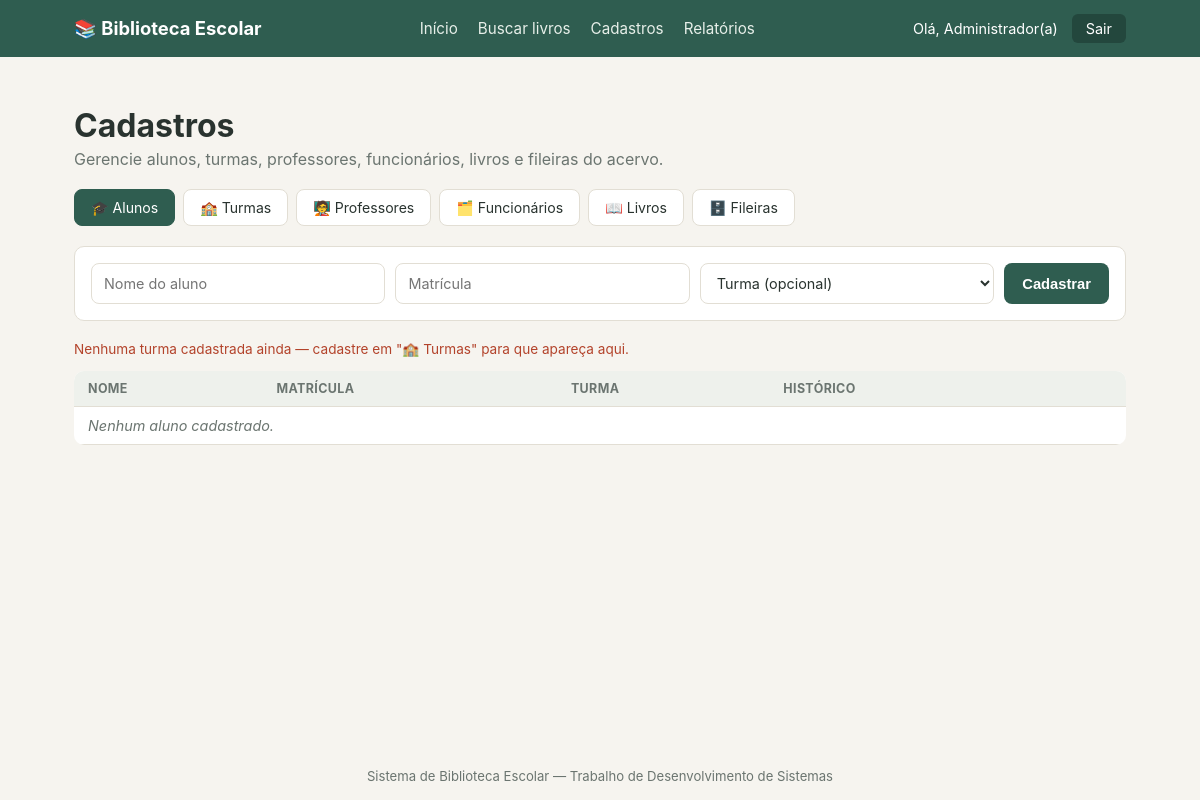
Before: /cadastro (signed in) with the older database file.
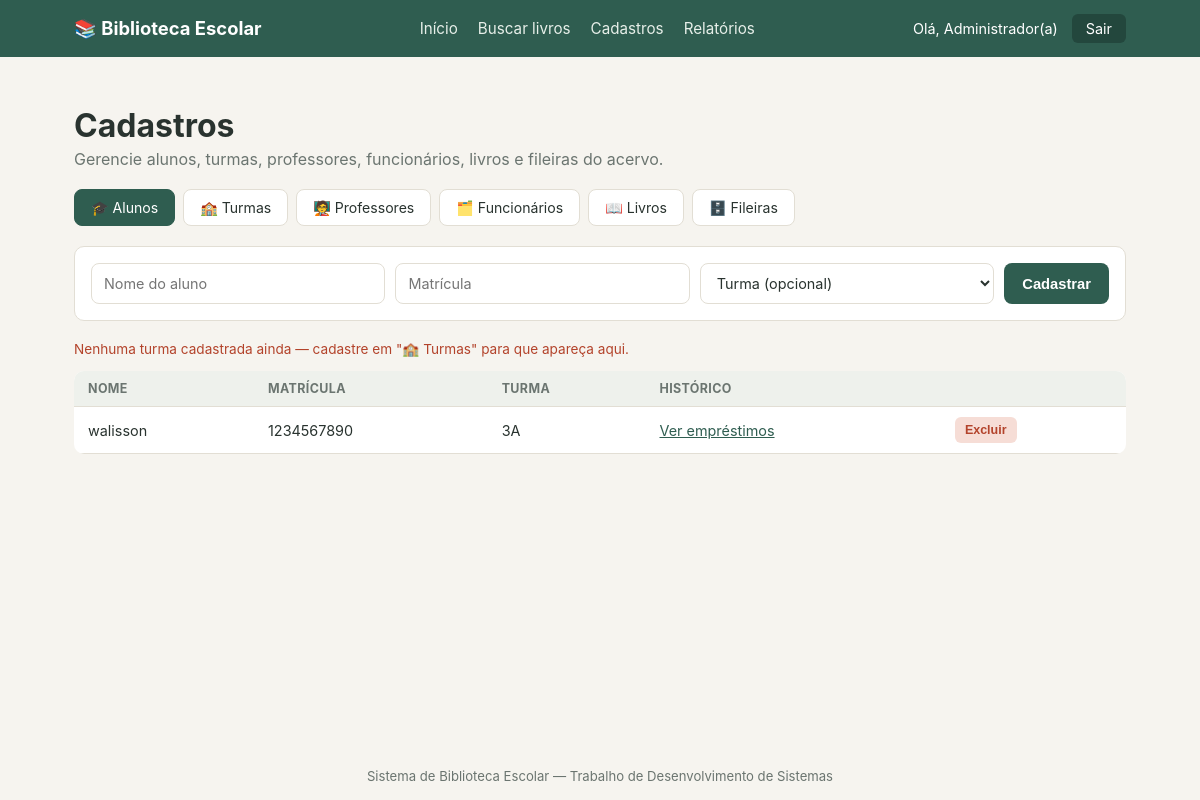
After: the same page with the newer database file.
### app.py (models this page shows, shortened)
class Aluno(db.Model):
    __tablename__ = 'aluno'
    id = db.Column(db.Integer, primary_key=True)
    nome = db.Column(db.String(120), nullable=False)
    matricula = db.Column(db.String(40), unique=True, nullable=False)
    turma = db.Column(db.String(40))

### app.py (the view)
@app.route('/cadastro')
@login_obrigatorio
def cadastro():
    aba = request.args.get('aba', 'aluno')
    alunos = Aluno.query.order_by(Aluno.nome).all()
    professores = Professor.query.order_by(Professor.nome).all()
    funcionarios = Funcionario.query.order_by(Funcionario.nome).all()
    livros = Livro.query.order_by(Livro.titulo).all()
    turmas = Turma.query.order_by(Turma.nome).all()
    fileiras = Fileira.query.order_by(Fileira.codigo).all()
    return render_template(
        'cadastro.html',
        aba=aba,
        alunos=alunos,
        professores=professores,
        funcionarios=funcionarios,
        livros=livros,
        categorias=CATEGORIAS_LIVRO,
        turmas=turmas,
        fileiras=fileiras
    )

### app.py (called while the page is built)
def login_obrigatorio(f):
    @wraps(f)
    def decorada(*args, **kwargs):
        if 'funcionario_id' not in session:
            flash('Faça login para acessar o sistema.', 'aviso')
            return redirect(url_for('login'))
        return f(*args, **kwargs)
    return decorada

@app.context_processor
def injetar_usuario():
    nome = session.get('funcionario_nome')
    return dict(usuario_logado=nome)

### templates/cadastro.html (shortened to what this page needs)
{% extends 'base.html' %}
{% block conteudo %}
<h1>Cadastros</h1>
<p class="subtitulo">Gerencie alunos, turmas, professores, funcionários, livros e fileiras do acervo.</p>
<div class="abas">
    <a href="{{ url_for('cadastro', aba='aluno') }}" class="aba {{ 'aba-ativa' if aba == 'aluno' }}">🎓 Alunos</a>
    <a href="{{ url_for('cadastro', aba='turma') }}" class="aba {{ 'aba-ativa' if aba == 'turma' }}">🏫 Turmas</a>
    <a href="{{ url_for('cadastro', aba='professor') }}" class="aba {{ 'aba-ativa' if aba == 'professor' }}">🧑‍🏫 Professores</a>
    <a href="{{ url_for('cadastro', aba='funcionario') }}" class="aba {{ 'aba-ativa' if aba == 'funcionario' }}">🗂️ Funcionários</a>
    <a href="{{ url_for('cadastro', aba='livro') }}" class="aba {{ 'aba-ativa' if aba == 'livro' }}">📖 Livros</a>
    <a href="{{ url_for('cadastro', aba='fileira') }}" class="aba {{ 'aba-ativa' if aba == 'fileira' }}">🗄️ Fileiras</a>
</div>
{% if aba == 'aluno' %}
<div class="painel-cadastro">
    <form method="POST" action="{{ url_for('cadastrar_aluno') }}" class="form-linha">
        <input type="text" name="nome" placeholder="Nome do aluno" required>
        <input type="text" name="matricula" placeholder="Matrícula" required>
        <select name="turma">
            <option value="">Turma (opcional)</option>
        </select>
        <button type="submit" class="btn btn-primario">Cadastrar</button>
    </form>
    {% if not turmas %}
    <p class="aviso-inline">Nenhuma turma cadastrada ainda — cadastre em "🏫 Turmas" para que apareça aqui.</p>
    {% endif %}
    <table class="tabela">
        <thead><tr><th>Nome</th><th>Matrícula</th><th>Turma</th><th>Histórico</th><th></th></tr></thead>
        <tbody>
        {% for a in alunos %}
            <tr>
                <td>{{ a.nome }}</td>
                <td>{{ a.matricula }}</td>
                <td>{{ a.turma or '-' }}</td>
                <td><a href="{{ url_for('historico', pessoa_nome=a.nome) }}">Ver empréstimos</a></td>
                <td>
                    <form method="POST" action="{{ url_for('deletar_cadastro', tipo='aluno', item_id=a.id) }}"
                          onsubmit="return confirm('Excluir aluno {{ a.nome }}?');">
                        <button type="submit" class="btn-mini btn-mini-excluir">Excluir</button>
                    </form>
                </td>
            </tr>
        {% else %}
            <tr><td colspan="5" class="vazio">Nenhum aluno cadastrado.</td></tr>
        {% endfor %}
        </tbody>
    </table>
</div>
{% endif %}
{% endblock %}

Changed rows visible on the page:
added Aluno: nome "walisson", matricula "1234567890", turma "3A"
Other visible differences:
text no longer shown: "Nenhum aluno cadastrado."
